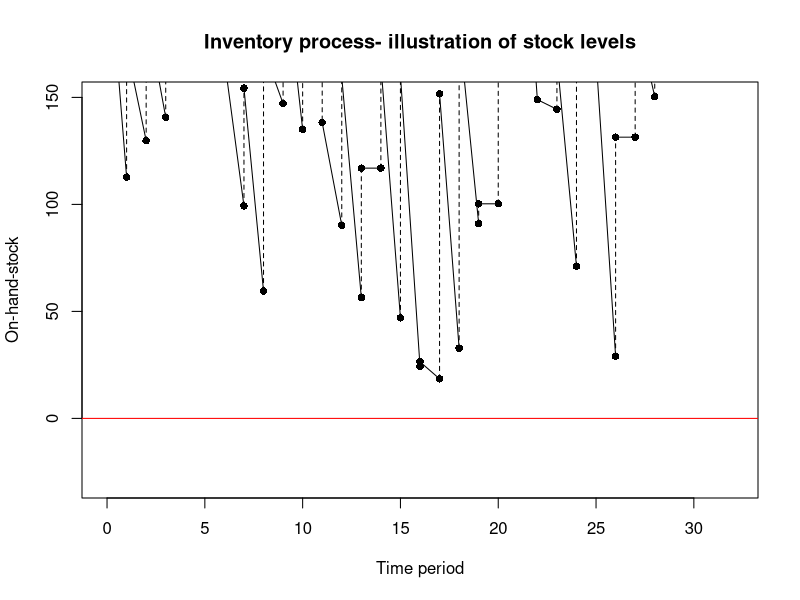

This chart was generated by the following R code: (Note: this script raises an error after producing the figure.)
# Inventory simulations

#### 1: Implementing the (R,S) method on a simple (baseline + error) sales model ####
# R is the review period, we have it as 1 here

#(a) Specific DGP (we call it model 1)

DGP_1 <- function(baseline, sigma, Length){
  
  errors <- rnorm(mean = 0, sd = sigma, n = Length)
  dataseries <- errors + baseline ; dataseries[dataseries < 0] <- 0
  return(list(1,dataseries))
  
}

#(b) Model estimation function (general)

get.parameter.estimates <- function(datalist,estL){
  
  if(datalist[[1]] == 1){
    N <- length(datalist[[2]])
    dataseries <- datalist[[2]][(N - estL + 1):N]
    baseline.est <- mean(dataseries) ; sigma.est <- sd(dataseries)
    parameter.estimates <- c(baseline.est,sigma.est)
    return(list(1,datalist[[2]],parameter.estimates,estL))
    
  }
  
}

#(b.II) Calculating S

calculate.S <- function(mu,sigma,R,L,fill.rate){
  PI <- R+L ; sigma.RL <- sqrt(PI * sigma^2) ; xhat.RL <- PI * mu
  ESPRC <- (1 - fill.rate) * xhat.RL ; Guk <- ESPRC/sigma.RL
  
  z <- sqrt(log(25/(Guk^2)))
  
  k <- (a[1] + (a[2] * z) + (a[3] * z^2) + (a[4] * z^3)) / (b[1] + (b[2] * z) + (b[3] * z^2) + (b[4] * z^3) + (b[5] * z^4))
  
  SS <- k * sigma.RL ; S <- xhat.RL + SS
  
  return.vec <- c(S,xhat.RL,sigma.RL,k)
  return(return.vec)
}

#(c) Initialising the on-hand stock and inventory position

# values for calculation of k
a <- c(-5.3925569,5.6211054,-3.8836830,1.0897299)
b <- c(1,-0.72496485,0.507326622,0.0669136868,-0.00329129114)

initialise.inventory.sim <- function(datalist,review.period,lead.time,fill.rate){
  
  R <- review.period ; L <- lead.time 
  if(datalist[[1]] == 1){
    
    mu <- datalist[[3]][1] ; sigma <- datalist[[3]][2]
    S <- calculate.S(mu,sigma,R,L,fill.rate)
    
  }
  # Initialise IP and on-hand-stock
  
  xhat.RL <- S[2] ; sigma.RL <- S[3]
  
  order.size <- xhat.RL/(R+L) ; num.orders <- L ; periods.next <- 1# Assumption: R = 1
  Initial.IP <- S[1] ; Initial.OHS <- S[1] - (order.size * num.orders)
  Time.since.R <- 0 ; k <- S[4]
  
  orders <- list() ; order.times <- c(1:num.orders)
  for(j in 1:num.orders)
  orders[[j]] <- order.size ; 
  
  return(list(1,datalist[[2]],datalist[[3]],estL,review.period,lead.time,fill.rate,orders,order.times,periods.next,Initial.IP,Initial.OHS,Time.since.R,k))
}


#(d) Loop the inventory replenishment process

simulate.inventory.process <- function(datachunk){
  
  if(datachunk[[1]] == 1){
    data <- datachunk[[2]] ;  mu <- datachunk[[3]][1] ; sigma <- datachunk[[3]][2] ; estL <- datachunk[[4]] ; R <- datachunk[[5]]
    L <- datachunk[[6]] ; FR <- datachunk[[7]] ; orders <- datachunk[[8]] ; order.times <- datachunk[[9]]
    periods.next <- datachunk[[10]] ; IP <- datachunk[[11]] ; OHS <- datachunk[[12]] ; Time.since.R <- datachunk[[13]]
    
    N <- length(data) - estL
    data.holdout <- data[(estL + 1):length(data)]
    
    lostdemand <- numeric(N)
    mus <- numeric(N)
    sigmas <- numeric(N)
    IPs <- numeric(N)
    OHS.As <- numeric(N)
    OHS.Bs <- numeric(N)
    Ss <- numeric(N)
    ordersizes <- numeric(N)
    ks <- numeric(N)
    
    for(i in 1:N){
      
      # Observe demand
      IP <- max(IP - data.holdout[i] , 0) ; lostdemand[i] <- min(OHS - data.holdout[i],0) ; OHS <- max(OHS - data.holdout[i], 0)
      OHS.As[i] <- OHS
      # Receive any orders
      order.times <- order.times - 1
      if(order.times[1] == 0){
        OHS <- OHS + orders[[1]] ; orders[[1]] <- NA
        orders[[1]] <- NULL ; order.times <- order.times[-1]
        OHS.Bs[i] <- OHS
      }
      
      # Consider a replenishment
      Time.since.R <- Time.since.R + 1
      if(R == Time.since.R){
        new.param.ests <- get.parameter.estimates(datalist = list(1,data[1:(estL + i)]),estL = estL)
        mu <- new.param.ests[[3]][1] ; sigma <- new.param.ests[[3]][2] ; mus[i] <- mu ; sigmas[i] <- sigma
        newS <- calculate.S(mu,sigma,R,L,fill.rate)
        S <- newS[1] ; xhat.RL <- newS[2] ; sigma.RL <- newS[3] ; Ss[i] <- S ; ks[i] <- newS[4]
        order.size <- S - IP ; ordersizes[i] <- order.size
        t <- length(order.times) ; orders[[(t+1)]] <- order.size ; order.times[(t+1)] <- L
        IP <- IP + order.size ; IPs[i] <- IP
        Time.since.R <- 0
      }
      
    }

  }
  
  output <- list(lostdemand,sigmas,mus,IPs,OHS.As,OHS.Bs,Ss,ordersizes,ks)
  return(output)
}

#### 1b. Running the simulation ####

set.seed(4052)

coverages <- numeric(500)
inventories <- numeric(500)
Saverage <- numeric(500)
ks.overall <- numeric(500)

for(i in 1:500){

  baseline = 60 ; sigma = 60 ; Length = 52 ; estL = 20
  R = 1 ; L = 2 ; fill.rate = 0.99
  data <- DGP_1(baseline,sigma,Length)
  datalist <- get.parameter.estimates(datalist = data,estL)
  datachunk <- initialise.inventory.sim(datalist,R,L,fill.rate)
  process <- simulate.inventory.process(datachunk)
  
  # Coverage
  
  coverages[i] <- mean(process[[1]])/60
  
  # Average inventory held
  
  ohsproc <- c(rbind(process[[5]],process[[6]])) ; ohsproc <- c(datachunk[[12]],ohsproc)
  ohs.av <- numeric(length(process[[1]]))
  for(j in 1:(length(process[[1]]))){
    ohs.av[j] <- mean(ohsproc[(2*j - 1):(2*j)])
  }
  inventories[i] <- mean(ohs.av)
  
  # Ks
  
  ks <- process[[9]]
  ks.overall[i] <- mean(c(datachunk[[14]],ks))
  print(i)
  
}

#### Illustration plot ####

N <- length(process[[1]])

ohsproc <- c(rbind(process[[5]],process[[6]])) ; ohsproc <- c(datachunk[[12]],ohsproc)
seq1 <- c(0,rep(1:N,each = 2))

ohs.av <- numeric(N)
for(i in 1:N){
  ohs.av[i] <- mean(ohsproc[(2*i - 1):(2*i)])
}

plot(x = seq1, y = ohsproc,pch = 16, ylim = c(-30, 150),xlab = "Time period", ylab = "On-hand-stock",
     main = "Inventory process- illustration of stock levels")
abline(h = 0, col = "red")
for(i in 1:32){
  lines(x = seq1[(2*i):(2*i + 1)], y = ohsproc[(2*i):(2*i + 1)],lty = 2)
}
for(i in 1:32){
  lines(x = seq1[(2*i - 1):(2*i)], y = ohsproc[(2*i - 1):(2*i)],lty = 1)
}
points(x = which(process[[1]] < 0), y = process[[1]][process[[1]] < 0 ], pch = 18, col = "blue")

pts1 <- which(process[[1]] < 0) ; pts2 <- process[[1]][process[[1]] < 0]

for(i in 1:(length(pts1))){
  lines(x = rep(pts1[i],2), y = c(0, pts2[i]),col = "blue")
}

legend("topleft",legend = c("OHS","Lost sales"),pch = c(16,18), col = c(1,4))

#### CASE 1 PLOTS ####

# Fill rate vs. sigma - use sigma1, sigma2, sigma3 as vectors for fillrate
# Use Sigma1, Sigma2, Sigma3 to store the average inventory carried

sigma1 <- numeric(6) ; sigma2 <- numeric(6) ; sigma3 <- numeric(6)
Sigma1 <- numeric(6) ; Sigma2 <- numeric(6) ; Sigma3 <- numeric(6)

sigma3[6] <- mean(coverages)
Sigma3[6] <- mean(inventories)

empfr1 <- 1+ sigma1 ; empfr2 <- 1 + sigma2 ; empfr3 <- 1 + sigma3

# Plot - empirical vs theor FR by sigma value

frseq <- c(0.5,0.75,0.85,0.9,0.95,0.99)
plot(x = frseq, y = empfr1, ylim = c(0.5,1), xlim = c(0.5, 1), pch = 15, cex = 1.25, lwd = 2, type = "o",col = "red",
     xlab = "Fill rate (theoretical)", ylab = "Fill rate (empirical)", main = "Fill rate (Emp. vs. Theor.) - by sigma value")
abline(a = 0, b = 1, col = "black",lty = 2)
lines(x = frseq, y = empfr2, pch = 16, cex=  1.25, lwd = 2, col = "green",type= "o")
lines(x = frseq, y = empfr3, pch = 17, cex=  1.25, lwd = 2, col = "blue",type= "o")

legend("bottomright", legend = c("sigma = 20","sigma = 40","sigma = 60"),pch = c(15,16,17),
       col = c(2,3,4))

# Plot - Emp. fill rate vs. average OHI

e1 <- 1 - empfr1 ; e2 <- 1 - empfr2 ; e3 <- 1 - empfr3
plot(y = e1, x = Sigma1,type= "o",ylim = c(0,0.3),xlim = c(0,210),ylab = "1 - fill rate",
     xlab = "Average on-hand inventory", main = "Fill-rate vs. average on-hand inventory- by sigma value",
     col = "red", pch = 15, lwd = 1.5, cex = 1.5)
lines(y = e2, x = Sigma2, type = "o",col = "green", pch = 16, lwd = 1.5, cex = 1.5)
lines(y = e3, x = Sigma3, type = "o",col = "blue", pch = 17, lwd = 1.5, cex = 1.5)

legend("topright", legend = c("sigma = 20","sigma = 40","sigma = 60"),pch = c(15,16,17),
       col = c(2,3,4),cex = 1.5)

#### ks ####
#### CASE 1 PLOTS continued ####

# Plot history length against fill rate
# Use Hist1, Hist2, Hist 3 for history lengths. Sigma = 60
hist1 <- numeric(6) ; hist2 <- numeric(6) ; hist3 <- numeric(6)

hist3[6] <- mean(coverages)

empfr1 <- 1+ hist1 ; empfr2 <- 1 + hist2 ; empfr3 <- 1 + hist3

frseq <- c(0.5,0.75,0.85,0.9,0.95,0.99)
plot(x = frseq, y = empfr1, ylim = c(0.5,1), xlim = c(0.5, 1), pch = 15, cex = 1.5, lwd = 1.5, type = "o",col = "red",
     xlab = "Fill rate (theoretical)", ylab = "Fill rate (empirical)", main = "Fill rate (Emp. vs. Theor.) - by history length")
abline(a = 0, b = 1, col = "black",lty = 2)
lines(x = frseq, y = empfr2, pch = 16, cex=  1.25, lwd = 2, col = "green",type= "o")
lines(x = frseq, y = empfr3, pch = 17, cex=  1.25, lwd = 2, col = "blue",type= "o")

legend("bottomright", legend = c("T = 10","T = 20","T = 30"),pch = c(15,16,17),
       col = c(2,3,4),cex = 1.5)


# Plot history length against lead time
# Use Hist1, Hist2, Hist 3 for history lengths. Sigma = 60
lead1 <- numeric(6) ; lead2 <- numeric(6) ; lead3 <- numeric(6)

lead1[6] <- mean(coverages)

empfr1 <- 1+ lead1 ; empfr2 <- 1 + lead2 ; empfr3 <- 1 + lead3

frseq <- c(0.5,0.75,0.85,0.9,0.95,0.99)
plot(x = frseq, y = empfr1, ylim = c(0.5,1), xlim = c(0.5, 1), pch = 15, cex = 1.5, lwd = 1.5, type = "o",col = "red",
     xlab = "Fill rate (theoretical)", ylab = "Fill rate (empirical)", main = "Fill rate (Emp. vs. Theor.) - by lead time")
abline(a = 0, b = 1, col = "black",lty = 2)
lines(x = frseq, y = empfr2, pch = 16, cex=  1.25, lwd = 2, col = "green",type= "o")
lines(x = frseq, y = empfr3, pch = 17, cex=  1.25, lwd = 2, col = "blue",type= "o")

legend("bottomright", legend = c("L = 1","L = 2","L = 3"),pch = c(15,16,17),
       col = c(2,3,4),cex = 1.5)
